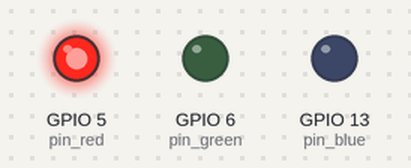
Simulated run of this program. Board: Raspberry Pi (BCM pin numbers). On the bench: output pins drawn as LEDs (lit = HIGH).

Above: at 0.5 s.
At 2.5 s:
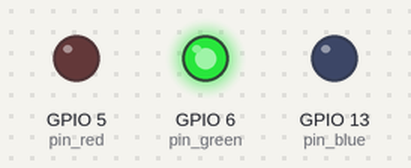
At 3.5 s:
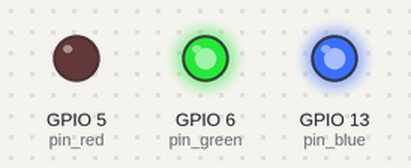
At 4.5 s:
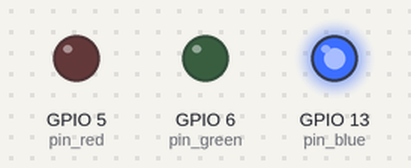
At 6.5 s:
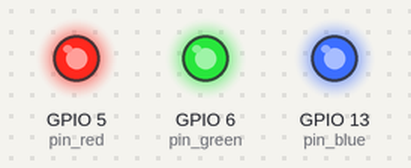
At 9.5 s:
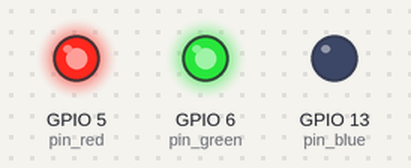
Timing chart, 0 to 10.4 s (numbered marks = the images above):
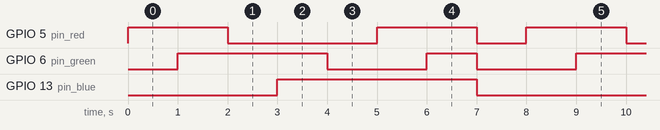

Measured:
- by itself, GPIO 5 (pin_red): repeats every 8.0 s: LOW 3.0 s, HIGH 2.0 s, LOW 1.0 s, HIGH 2.0 s
- by itself, GPIO 6 (pin_green): repeats every 8.0 s: LOW 2.0 s, HIGH 1.0 s, LOW 2.0 s, HIGH 3.0 s
- by itself, GPIO 13 (pin_blue): alternates HIGH for 4.0 s and LOW for 4.0 s

The program:

sample_-_high_low.py
```python
import RPi.GPIO as GPIO
import time

pin_red = 5
pin_green = 6
pin_blue = 13

GPIO.setmode(GPIO.BCM)
GPIO.setup(pin_red, GPIO.OUT)
GPIO.setup(pin_green, GPIO.OUT)
GPIO.setup(pin_blue, GPIO.OUT)


def destroy():
    GPIO.output(pin_red, GPIO.LOW)
    GPIO.output(pin_green, GPIO.LOW)
    GPIO.output(pin_blue, GPIO.LOW)
    GPIO.cleanup()


def show():
    while True:
        # 亮紅， 暗綠和藍 = 紅
        GPIO.output(pin_red, GPIO.HIGH)
        GPIO.output(pin_green, GPIO.LOW)
        GPIO.output(pin_blue, GPIO.LOW)
        time.sleep(1)

        # 亮紅和綠， 暗藍 = 黃
        GPIO.output(pin_red, GPIO.HIGH)
        GPIO.output(pin_green, GPIO.HIGH)
        GPIO.output(pin_blue, GPIO.LOW)
        time.sleep(1)

        # 亮綠， 暗紅和藍 = 綠
        GPIO.output(pin_red, GPIO.LOW)
        GPIO.output(pin_green, GPIO.HIGH)
        GPIO.output(pin_blue, GPIO.LOW)
        time.sleep(1)

        # 亮綠和藍， 暗紅 = 淺藍？
        GPIO.output(pin_red, GPIO.LOW)
        GPIO.output(pin_green, GPIO.HIGH)
        GPIO.output(pin_blue, GPIO.HIGH)
        time.sleep(1)

        # 亮藍， 暗綠和紅 = 藍
        GPIO.output(pin_red, GPIO.LOW)
        GPIO.output(pin_green, GPIO.LOW)
        GPIO.output(pin_blue, GPIO.HIGH)
        time.sleep(1)

        # 亮紅和藍， 暗綠 = 粉紅
        GPIO.output(pin_red, GPIO.HIGH)
        GPIO.output(pin_green, GPIO.LOW)
        GPIO.output(pin_blue, GPIO.HIGH)
        time.sleep(1)

        # 亮紅和藍和綠 = 白
        GPIO.output(pin_red, GPIO.HIGH)
        GPIO.output(pin_green, GPIO.HIGH)
        GPIO.output(pin_blue, GPIO.HIGH)
        time.sleep(1)

        # 暗紅和藍和綠 = 沒亮燈
        GPIO.output(pin_red, GPIO.LOW)
        GPIO.output(pin_green, GPIO.LOW)
        GPIO.output(pin_blue, GPIO.LOW)
        time.sleep(1)


if __name__ == "__main__":
    try:
        show()
    except KeyboardInterrupt:
        destroy()
```
